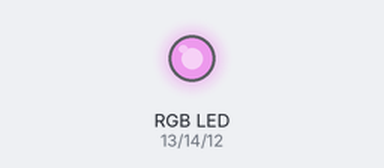
Recording of a program running on a simulated ESP32 board running MicroPython. Parts: an RGB LED mixed from three pins (HIGH = lit). Dim RGB values are drawn brighter than linear.

Above: at 0.05 s.
At 0.3 s:
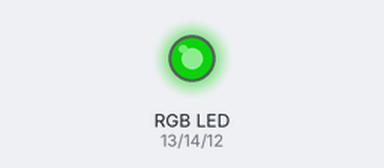
At 0.4 s:
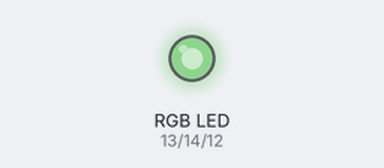
Timing chart, 0 to 3.0 s (numbered marks = the images above):
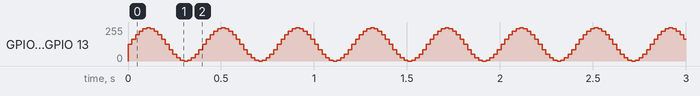

The program:

purple_pulse.py
```python
import machine
import time
import math
blue = machine.Pin(12)
red = machine.Pin(13)
green = machine.Pin(14)
pwm_red = machine.PWM(red, freq=500)
pwm_blue = machine.PWM(blue, freq=500)
pwm_green = machine.PWM(green, freq=500)

def purple_pulse(t):
    for i in range(20):
        pwm_red.duty(int(math.sin(i / 10 * math.pi) * 500 + 500))
        pwm_blue.duty(int(math.sin(i / 10 * math.pi) * 500 + 500))
        time.sleep_ms(t)

while True:
    purple_pulse(20)
    
```
